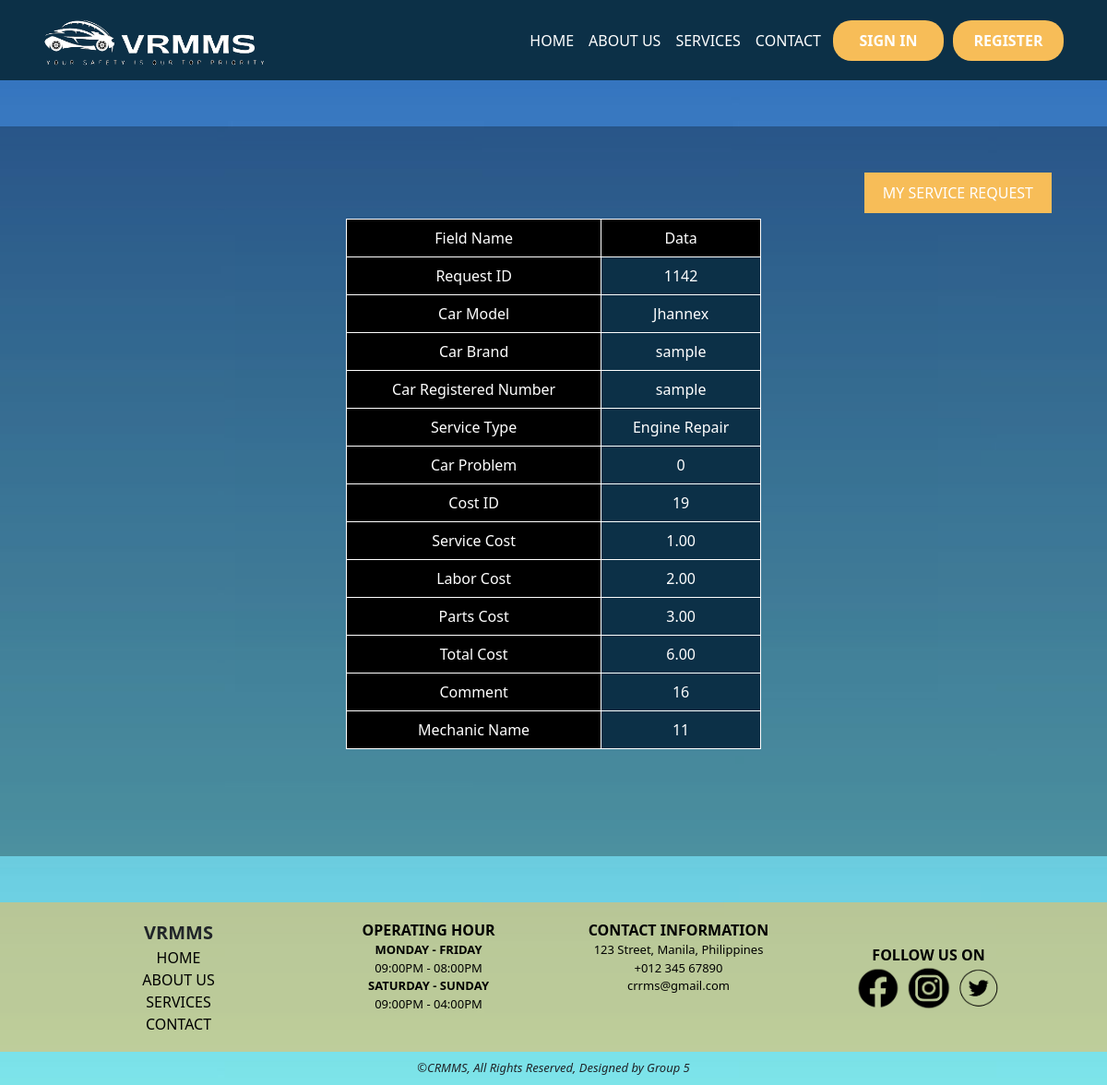
/Client/View_Service_History.php?request_id=1142, run on the app's committed database.
### tables this page shows
CREATE TABLE `service_request` (
  `request_id` int(11) NOT NULL,
  `car_model` varchar(20) NOT NULL,
  `car_brand` varchar(20) NOT NULL,
  `car_reg_num` varchar(20) NOT NULL,
  `service_type` varchar(20) NOT NULL,
  `car_problem` varchar(100) NOT NULL,
  `request_date` datetime NOT NULL,
  `completion_date` datetime NOT NULL,
  `client_id` int(11) NOT NULL,
  `service_id` int(11) NOT NULL,
  `cost_id` int(11) NOT NULL,
  `status` int(11) NOT NULL
);

CREATE TABLE `service_cost` (
  `cost_id` int(11) NOT NULL,
  `service_cost` decimal(10,2) NOT NULL,
  `labor_cost` decimal(10,2) NOT NULL,
  `parts_cost` decimal(10,2) NOT NULL,
  `total_cost` decimal(10,2) NOT NULL,
  `comment` varchar(100) NOT NULL,
  `request_id` int(11) NOT NULL,
  `mechanic_id` int(11) NOT NULL,
  `service_status_id` int(11) NOT NULL
);

### Client/View_Service_History.php (the view, shortened to what this page needs)
<!DOCTYPE html>
<html lang="en">
<head>
    <link href="https://cdn.jsdelivr.net/npm/bootstrap@5.3.0/dist/css/bootstrap.min.css" rel="stylesheet">
     <link rel="stylesheet" href="../CSS/style.css">
     <link rel="stylesheet" href="../CSS/bg-style-a.css">
</head>
<body>
    <?php include "../common/navbar-for-folder.php" ?>
    <div class="f-height d-flex justify-content-center" style="margin-bottom: 50px;">
          <div class="text-white section">
               <div>
                    <div>
                        <a href="Service_History.php"><div class="head-section-txt">MY SERVICE REQUEST</div></a>
                    </div>
                    <div style="padding: 50px 0px;;">
                        <div class="table-section">
                        <?php
                              if (isset($_GET['request_id'])) {
                              $request_id = $_GET['request_id'];
                              $sql = "SELECT * FROM service_request WHERE request_id = $request_id";
                              $result = mysqli_query($con, $sql);
                              if (mysqli_num_rows($result) > 0) {
                                   echo '<table class="table">';
                                   echo '<thead>';
                                   echo '<tr>';
                                   echo '<th scope="col">Field Name</th>';
                                   echo '<th scope="col">Data</th>';
                                   echo '</tr>';
                                   echo '</thead>';
                                   echo '<tbody>';
                                   $row = mysqli_fetch_assoc($result);
                                   echo '<tr>';
                                   echo '<th scope="row">Request ID</th>';
                                   echo '<td>' . $row['request_id'] . '</td>';
                                   echo '</tr>';
                                   echo '<tr>';
                                   echo '<th scope="row">Car Model</th>';
                                   echo '<td>' . $row['car_model'] . '</td>';
                                   echo '</tr>';
                                   echo '<tr>';
                                   echo '<th scope="row">Car Brand</th>';
                                   echo '<td>' . $row['car_brand'] . '</td>';
                                   echo '</tr>';
                                   echo '<tr>';
                                   echo '<th scope="row">Car Registered Number</th>';
                                   echo '<td>' . $row['car_reg_num'] . '</td>';
                                   echo '</tr>';
                                   echo '<tr>';
                                   echo '<th scope="row">Service Type</th>';
                                   echo '<td>' . $row['service_type'] . '</td>';
                                   echo '</tr>';
                                   echo '<tr>';
                                   echo '<th scope="row">Car Problem</th>';
                                   echo '<td>' . $row['car_problem'] . '</td>';
                                   echo '</tr>';
                                   $serviceCostSql = "SELECT * FROM service_cost WHERE request_id = $request_id";
                                   $serviceCostResult = mysqli_query($con, $serviceCostSql);
                                   if (mysqli_num_rows($serviceCostResult) > 0) {
                                        $serviceCostRow = mysqli_fetch_assoc($serviceCostResult);
                                        echo '<tr>';
                                        echo '<th scope="row">Cost ID</th>';
                                        echo '<td>' . $serviceCostRow['cost_id'] . '</td>';
                                        echo '</tr>';
                                        echo '<tr>';
                                        echo '<th scope="row">Service Cost</th>';
                                        echo '<td>' . $serviceCostRow['service_cost'] . '</td>';
                                        echo '</tr>';
                                        echo '<tr>';
                                        echo '<th scope="row">Labor Cost</th>';
                                        echo '<td>' . $serviceCostRow['labor_cost'] . '</td>';
                                        echo '</tr>';
                                        echo '<tr>';
                                        echo '<th scope="row">Parts Cost</th>';
                                        echo '<td>' . $serviceCostRow['parts_cost'] . '</td>';
                                        echo '</tr>';
                                        echo '<tr>';
                                        echo '<th scope="row">Total Cost</th>';
                                        echo '<td>' . $serviceCostRow['total_cost'] . '</td>';
                                        echo '</tr>';
                                        echo '<tr>';
                                        echo '<th scope="row">Comment</th>';
                                        echo '<td>' . $serviceCostRow['comment'] . '</td>';
                                        echo '</tr>';
                                        echo '<tr>';
                                        echo '<th scope="row">Mechanic Name</th>';
                                        echo '<td>' . $serviceCostRow['mechanic_id'] . '</td>';
                                        echo '</tr>';
                                        echo '</tbody>';
                                        echo '</table>';
                                   } else {
                                        echo '</tbody>';
                                        echo '</table>';
                                        echo "No service cost data found for this request.";
                                   }
                                   } else {
                                   echo "Request ID not specified.";
                                   }
                              } else {
                                   echo "Request ID not specified.";
                              }
                              ?>
                        </div>
                    </div>
               </div>
          </div>
     </div>
    <?php include "../common/footer-for-folder.php" ?>
</body>
</html>

### CSS/style.css (style rules this page uses)
.f-height { height: fit-content; margin-top: 50px; margin-bottom: 143px; }
.section { background-color: rgba(0, 0, 0, 0.29); padding: 50px 5%; height: fit-content; width: 100%; }

### CSS/bg-style-a.css (style rules this page uses)
body { background-image: url('../Assets/background-picture.jpg'); background-size: cover; background-repeat: no-repeat; background-attachment: fixed; }

### Client/View_Service_History.php (style rules this page uses)
.head-section-txt { width: fit-content; float: right; background-color: color(srgb 0.9702 0.7395 0.3452); padding: 10px 20px; font-weight: 500; }
th, td { text-align: center; }
th { background-color: black !important; color: white !important; font-weight: 400; border: 1px solid white; }
td { background-color: rgb(12, 48, 71) !important; color: white !important; border: 1px solid white; vertical-align: middle; }
.table-section { min-width: 200px; overflow: scroll; margin: 0 auto; width: 450px; }
a { text-decoration: none; color: white; }

### data on the page
service_request: request_id "1142", car_model "Jhannex", car_brand "sample", car_reg_num "sample", service_type "Engine Repair", car_problem "0"
service_cost: cost_id "19", service_cost "1.00", labor_cost "2.00", parts_cost "3.00", total_cost "6.00", comment "16", mechanic "11"
